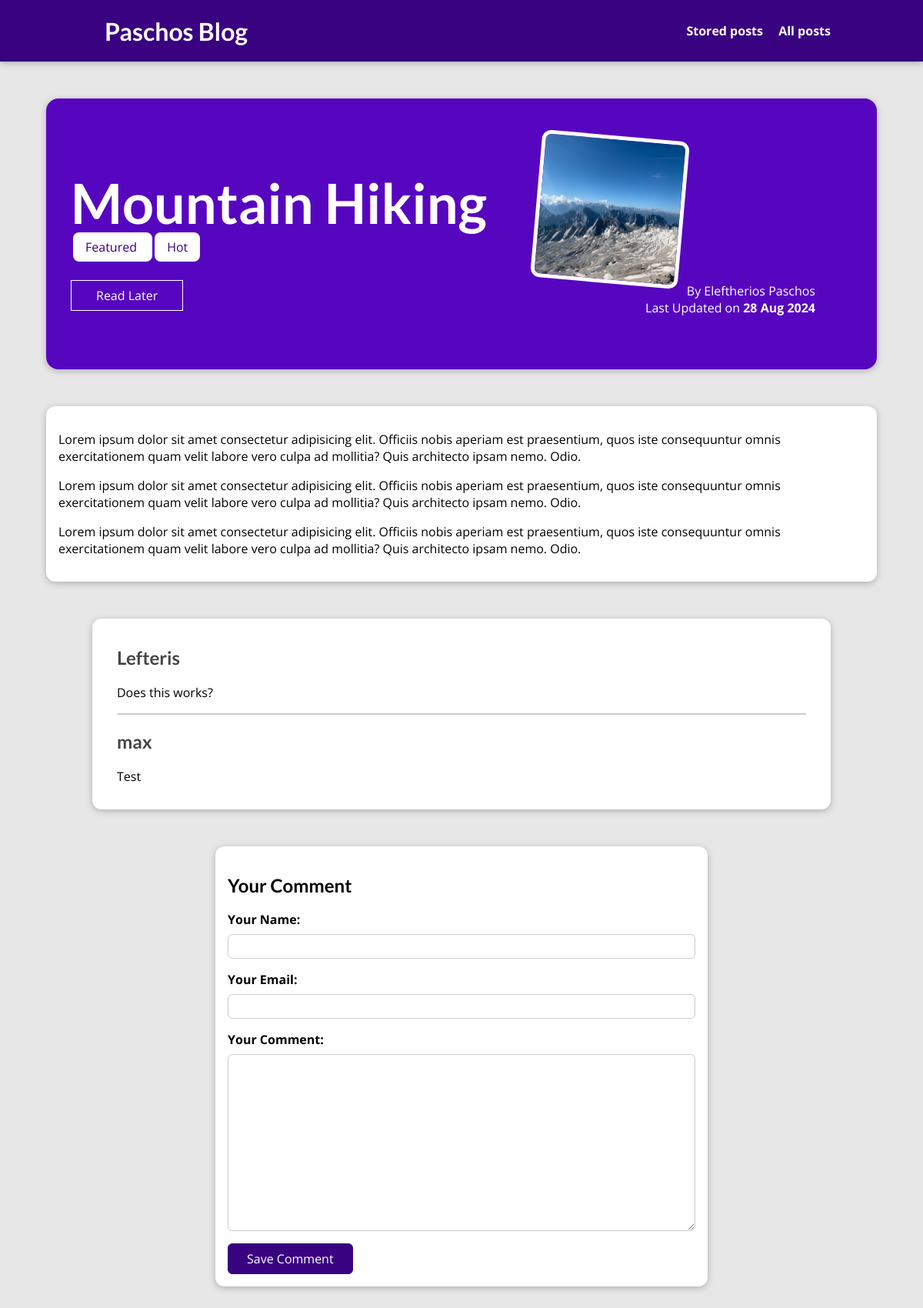
The page /posts/hike-in-the-mountains on the database its author committed.
### blog/models.py (models this page shows, shortened)
class Post(models.Model):
    title = models.CharField(max_length=150)
    excerpt = models.CharField(max_length=200)
    image = models.ImageField(upload_to="posts", null=True)
    date = models.DateField(auto_now=True)
    slug = models.SlugField(unique=True, db_index=True)
    content = models.TextField(validators= [MinLengthValidator(10)])
    author = models.ForeignKey(Author, null=True, on_delete = models.SET_NULL, related_name="posts")
    tags = models.ManyToManyField(Tag)

class Tag(models.Model):
    caption = models.CharField(max_length=20)

class Author(models.Model):
    first_name = models.CharField(max_length=100)
    last_name = models.CharField(max_length=100)
    email_adress = models.EmailField()
    def full_name(self):
        return f"{self.first_name} {self.last_name}"
    def __str__(self):
        return self.full_name()

class Comment(models.Model):
    user_name = models.CharField(max_length=120)
    user_email = models.EmailField()
    text = models.TextField(max_length=400)
    post = models.ForeignKey(Post, related_name="comments", on_delete=models.CASCADE)

### blog/views.py (the view, shortened to what this page needs)
# urls.py: path("posts/<slug:slug>", views.SinglePostView.as_view(),
class SinglePostView(View):
    def is_stored_post(self, request, post_id):
        stored_posts = request.session.get("stored_posts")
        if stored_posts is not None:
            is_saved_for_later = post_id in stored_posts
        else:
            is_saved_for_later = False
        return is_saved_for_later
    def get(self, request, slug):
        post = Post.objects.get(slug=slug)
        context = {
            "post": post,
            "post_tags": post.tags.all(),
            "comment_form": CommentForm(),
            "comments": post.comments.all().order_by("-id"),
            "saved_for_later": self.is_stored_post(request,post.id)
        }
        return render(request, "blog/post-detail.html", context)

### blog/forms.py
class CommentForm(forms.ModelForm):
    class Meta:
        model = Comment
        exclude = ["post"]
        labels = {
            "user_name": "Your Name",
            "user_email": " Your Email",
            "text": "Your Comment"
        }

### blog/templates/blog/post-detail.html (shortened to what this page needs)
{% extends "base.html" %}
{% load static %}
{% block css_files %}
  <link rel="stylesheet" href="{% static "blog/post-detail.css" %}"/>
{% endblock %}
{% block content %}
  <section id="summary">
      <h2>{{ post.title }}</h2>
      <div>
        {% for tag in post_tags%}
          <span class="tag"> {{ tag.caption }} </span>
        {% endfor %}
      </div>
      <div id="read-later">
        <form action="{% url "read-later" %}" method="POST">
          <button>
            {% if saved_for_later %}
              Remove from "Read Later" List
            {% else %}
              Read Later
            {% endif %}
          </button>
        </form>
      </div>
      <article>
          <img src="{{ post.image.url }}" alt={{ post.title }} />
          <adress>By <a href="mailto:{{ post.author.email_adress}}"> {{ post.author }} </a> </adress>
          <div>
              Last Updated on <time>{{ post.date|date:"d M Y" }}</time>
          </div>
      </article>
  </section>
  <main>
    {{ post.content|linebreaks }}
  </main>
  <section id="comments">
    <ul>
      {% for comment in comments %}
        <li>
          <h2>{{ comment.user_name }}</h2>
          <p> {{ comment.text|linebreaks }}</p>
        </li>
      {% endfor %}
    </ul>
  </section>
  <section id="comment-form">
    <h2>Your Comment</h2>
    <form action="{% url "post-detail-page" post.slug %}" method="POST">
      {% for form_field in comment_form%}
        <div class="form-control {% if form_field.errors %} invalid {% endif %}">
          {{ form_field.label_tag }}
          {{ form_field}}
        </div>
      {% endfor %}
      <button>Save Comment</button>
    </form>
  </section>
{% endblock %}

### templates/base.html (shortened to what this page needs)
{% load static %}
<!DOCTYPE html>
<html lang="en">
  <head>
    <link rel="stylesheet" href="{% static "app.css" %}"/>
    {% block css_files %}{% endblock %}
  </head>
  <body>
    <header id="main-navigation">
        <h1><a href="{% url "starting-page" %}">Paschos Blog</a></h1>
        <nav>
          <a href="{% url "read-later" %}">Stored posts</a>
          <a href="{% url "posts-page" %}">All posts</a>
        </nav>
      </header>
    {% block content%} {% endblock content%}
  </body>
</html>

### static/app.css (style rules this page uses)
* { box-sizing: border-box; }
html { font-family: 'Open Sans', 'Lato', sans-serif; }
body { margin: 0; }
h1, h2, h3 { font-family: 'Lato', sans-serif; font-weight: bold; }
#main-navigation { width: 100%; height: 5rem; display: flex; justify-content: space-between; align-items: center; padding: 0 10%; position: absolute; top: 0; left: 0; }
#main-navigation a { text-decoration: none; color: white; font-weight: bold; margin-left: 1rem; }

### blog/static/blog/post-detail.css (style rules this page uses)
body { background-color: #e7e7e7; }
#main-navigation { background-color: #390281; box-shadow: 0 2px 8px rgba(0, 0, 0, 0.25); }
#summary { margin: 8rem auto 3rem auto; padding: 2rem; width: 90%; max-width: 90rem; border-radius: 16px; background-color: #5706c0; position: relative; box-shadow: 0 2px 8px rgba(0, 0, 0, 0.25); height: 22rem; }
#summary h2 { color: white; font-size: 4.5rem; margin-bottom: 0.25rem; }
#summary article { position: absolute; top: 2rem; right: 3rem; padding: 1rem 2rem; border-radius: 12px; text-align: right; color: white; }
#summary article img { width: 12rem; height: 12rem; border-radius: 12px; transform: rotateZ(5deg); border: 5px solid white; margin-bottom: 1rem; }
#summary a { color: white; text-decoration: none; }
#summary time { font-weight: bold; }
#read-later { margin: 2rem 0; }
#read-later button { background-color: transparent; border: 1px solid white; padding: 0.5rem 2rem; font: inherit; color: white; }
main { width: 90%; max-width: 90rem; margin: 3rem auto; background-color: white; padding: 1rem; border-radius: 12px; box-shadow: 0 2px 8px rgba(0, 0, 0, 0.25); }
.tag { background-color: white; color: #390281; padding: 0.5rem 1rem; border-radius: 8px; margin-left: 3px; }
#comment-form { margin: 3rem auto; width: 90%; max-width: 40rem; border-radius: 12px; background-color: white; box-shadow: 0 2px 8px rgba(0, 0, 0, 0.25); padding: 1rem; }
#comment-form button { font: inherit; background-color: #390281; color: white; border: 1px solid #390281; padding: 0.5rem 1.5rem; border-radius: 6px; cursor: pointer; }
.form-control { margin-bottom: 1rem; }
.form-control label { font-weight: bold; margin-bottom: 0.5rem; display: block; }
.form-control input, .form-control textarea { display: block; width: 100%; font: inherit; padding: 0.25rem; border-radius: 6px; border: 1px solid #ccc; }
#comments { margin: 3rem auto; width: 90%; max-width: 60rem; border-radius: 12px; background-color: white; box-shadow: 0 2px 8px rgba(0, 0, 0, 0.25); padding: 1rem 2rem; }
#comments ul { list-style: none; margin: 0; padding: 0; }
#comments li { margin-bottom: 1rem; border-bottom: 2px solid #ccc; }
#comments li:last-of-type { border-bottom: none; }
#comments h2 { color: #464646 }

### rows shown on the page
Post: title "Mountain Hiking", image (picture), author "Eleftherios Paschos", date "28 Aug 2024", content "Lorem ipsum dolor sit amet consectetur adipisicing elit. Officiis nobis aperiam est praesentium, quos iste consequuntur omnis exercitationem quam velit labore vero culpa ad mollitia? Quis architecto ipsam nemo. Odio. Lorem ipsum dolor sit amet consectetur adipisicing elit. Officiis nobis aperiam est praesentium, quos iste consequuntur omnis exercitationem quam velit labore vero culpa ad mollitia? Quis architecto ipsam nemo. Odio. Lorem ipsum dolor sit amet consectetur adipisicing elit. Officiis nobis aperiam est praesentium, quos iste consequuntur omnis exercitationem quam velit labore vero culpa ad mollitia? Quis architecto ipsam nemo. Odio."
Tag: caption "Featured"
Tag: caption "Hot"
Comment: user_name "Lefteris", text "Does this works?"
Comment: user_name "max", text "Test"
